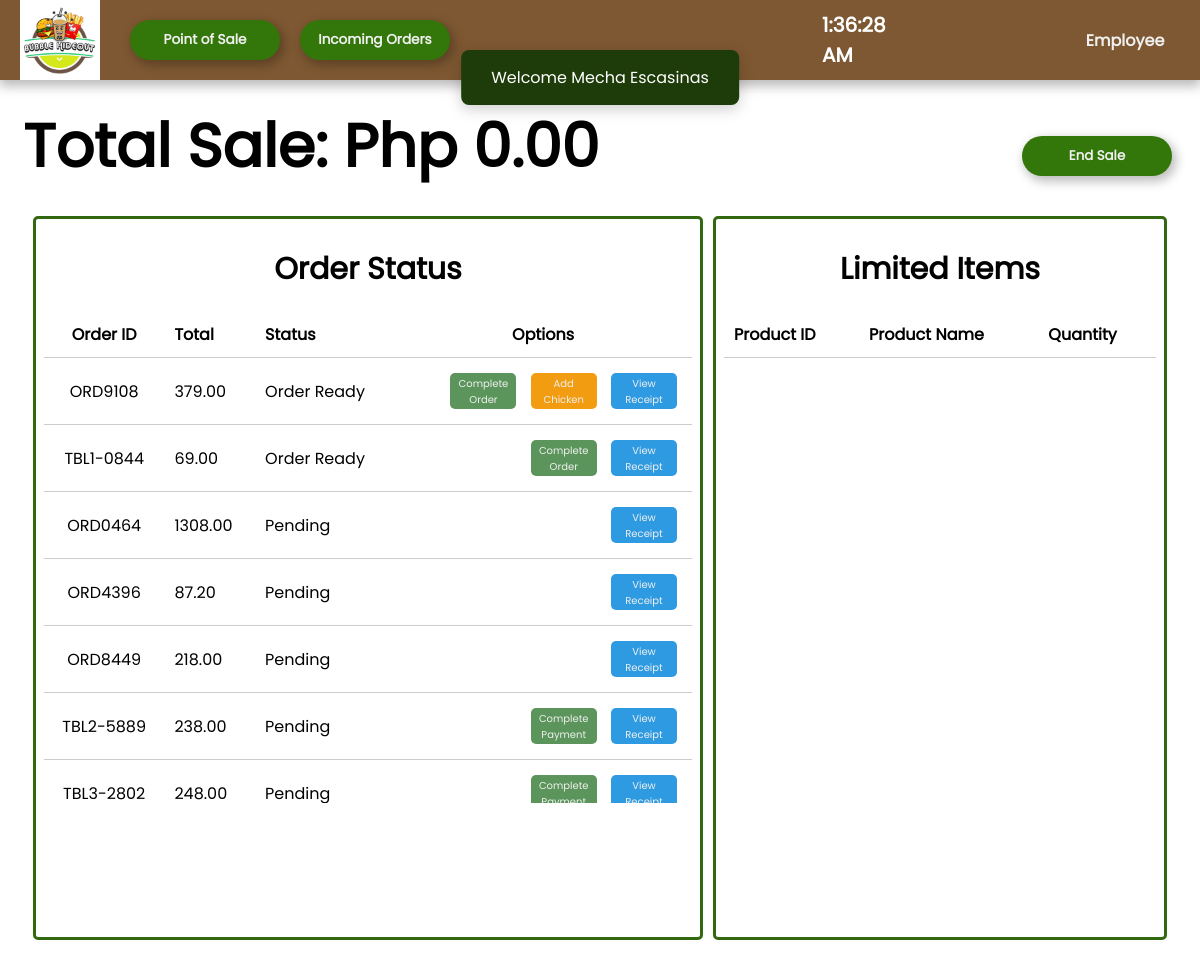
The page /api/interface/homepage.php (signed in) on the database its author committed.
### tables this page shows
CREATE TABLE `accounts` (
  `ACC_ID` int(11) NOT NULL,
  `FNAME` varchar(50) DEFAULT NULL,
  `LNAME` varchar(50) DEFAULT NULL,
  `ROLE` varchar(10) NOT NULL,
  `STATUS` varchar(20) NOT NULL,
  `EMAIL` varchar(50) DEFAULT NULL,
  `ORIG_PASS` varchar(60) NOT NULL,
  `PASS` varchar(255) DEFAULT NULL,
  `CNTC_NUM` varchar(15) DEFAULT NULL,
  `BDAY` date DEFAULT NULL
);

CREATE TABLE `customer_orders` (
  `id` int(11) NOT NULL,
  `order_id` varchar(50) NOT NULL,
  `order_type` enum('dine_in','takeout','delivery') NOT NULL,
  `total` decimal(10,2) NOT NULL,
  `discount` decimal(10,2) NOT NULL,
  `discount_type` varchar(50) DEFAULT NULL,
  `amount_paid` decimal(10,2) NOT NULL,
  `status` enum('Pending','Confirmed','Preparing','Order Ready','Completed','cancelled') DEFAULT 'Pending',
  `created_at` timestamp NULL DEFAULT CURRENT_TIMESTAMP,
  `updated_at` timestamp NOT NULL DEFAULT current_timestamp() ON UPDATE current_timestamp()
);

### api/interface/homepage.php (the view, shortened to what this page needs)
<?php
include "db_conn.php";
$connection = $conn;
global $total;
if (isset($_SESSION['ACC_ID']) && isset($_SESSION['EMAIL'])) {
    $sql = "SELECT fname, lname FROM accounts WHERE ACC_ID = " . $_SESSION['ACC_ID'];
    $result = $connection->query($sql);
    if($result && $result->num_rows > 0) {
        $user = $result->fetch_assoc();
        $fname = htmlspecialchars($user['fname']);
        $lname = htmlspecialchars($user['lname']);
        $full_name = $fname . " " . $lname;
    } else {
        $full_name = "Employee";
    }
?>
  <!DOCTYPE html>
  <html lang="en">
  <head>
    <link rel="stylesheet" href="/fonts/fonts.css">
  </head>
  <body>
      <div id="welcome-notification" class="welcome-float">
            <p>Welcome <?php echo $full_name; ?></p>
        </div>
    <div class="a">
    </div>
    <div class="navbar">
      <div style="position: relative; width: 20px; left: 30px; display: flex; align-items: center;"></div>
      <div class="logo"><img src="/media/BUBBLE.jpg" width="80px"></div>
      <div class="buttons">
        <form action="/pointofsale/indeck.php"><button type="submit" class="btn"> Point of Sale </button></form>
        <form action="/pointofsale/order_screen.php"><button type="submit" class="btn"> Incoming Orders </button>
        </form>
      </div>
    </div>
    <div class="navbar-right">
      <div id="clock" class="clock"></div>
      <div class="dropdown">
        <button onclick="myFunction()" class="dropbtn">Employee</button>
      </div>
      <div style="position: relative; width: 20px; right: 30px; display: flex; align-items: center;"></div>
    </div>
    <br>
    <div class="main">
      <div class="sales-summary">
        <h1 style="font-size: 60px;">Total Sale: Php <?php echo '' . number_format($total, 2, '.', ','); ?></h1>
        <form action="/interface/get_sales.php?id="><button type="submit" class="btn-endsale"> End Sale </button>
        </form>
      </div>
      <div class="sales-bottom">
        <div class="flex-container">
          <div class="item1">
            <center>
              <h1 style="font-size: 30px; margin: 20px;">Order Status</h1>
            </center>
            <div class="scroll">
              <table class="table table-bordered table-striped">
                <thead>
                  <tr>
                    <th>
                      <center>Order ID</center>
                    </th>
                    <th>Total</th>
                    <th>Status</th>
                    <th>
                      <center>
                        Options
                      </center>
                    </th>
                  </tr>
                </thead>
                <tbody>
                  <?php
                  $connection = $conn;
                  $sql_returned_goods = "
                                                SELECT co.*,
                                                IF(GROUP_CONCAT(coi.menu_item_id) LIKE '%UNLICHICKENWINGS%', 'UNLICHICKENWINGS', coi.menu_item_id) as menu_item_id
                                                FROM customer_orders AS co
                                                JOIN customer_order_items AS coi ON coi.order_id = co.order_id
                                                WHERE co.status IN ('Order Ready', 'Pending')
                                                GROUP BY co.order_id
                                                ORDER BY co.status DESC
                                                                                            ";
                  $result_returned_goods = $connection->query($sql_returned_goods);
                  while ($row = $result_returned_goods->fetch_assoc()) {
                    if ($row['menu_item_id'] == 'UNLICHICKENWINGS' && substr($row['order_id'], 0, 3) == 'ORD') {
                     if($row['status'] == 'Order Ready'){
                          echo "
                                <tr>
                                    <td><center>{$row['order_id']}</center></td>
                                    <td>{$row['total']}</td>
                                    <td>{$row['status']}</td>
                                    <td id='right'>
                                    <a class='btn-edita' style='display:inline-block; width:60px; height: 30px; font-size: 10px;' data-id='$row[order_id]' onclick='confirmDel(this)'>Complete Order</a>
                                    <a class='btn-edita' style='display:inline-block; width:60px; height: 30px; font-size: 10px;' data-id='$row[order_id]' onclick='openModal(this)' id='chicken'>Add Chicken</a>
                                    <a class='btn-edita' style='display:inline-block; width:60px; height: 30px; font-size: 10px;' href='/pointofsale/view_receipt_home.php?order_id=$row[order_id]' id='viewRec'>View Receipt</a>
                                    </td>
                                </tr>
                                ";
                     }
                    }
                    else if (substr($row['order_id'], 0, 3) == 'TBL') {
                      if ($row['menu_item_id'] == 'UNLICHICKENWINGS') {
                       if($row['status'] == 'Order Ready' && $row['amount_paid'] !== '0.00') {
                            echo "
                                    <tr>
                                        <td><center>{$row['order_id']}</center></td>
                                        <td>{$row['total']}</td>
                                        <td>{$row['status']}</td>
                                        <td id='right'>
                                        <a class='btn-edita' style='display:inline-block; width:60px; height: 30px; font-size: 10px;' data-id='$row[order_id]' onclick='confirmDel(this)'>Complete Order</a>
                                        <a class='btn-edita' style='display:inline-block; width:60px; height: 30px; font-size: 10px;' data-id='$row[order_id]' onclick='openModal(this)' id='chicken'>Add Chicken</a>
                                        <a class='btn-edita' style='display:inline-block; width:60px; height: 30px; font-size: 10px;' href='/pointofsale/view_receipt_home.php?order_id=$row[order_id]' id='viewRec'>View Receipt</a>
                                        </td>
                                    </tr>
                                    ";
                       }
                       else {
                            echo "
                                    <tr>
                                        <td><center>{$row['order_id']}</center></td>
                                        <td>{$row['total']}</td>
                                        <td>{$row['status']}</td>
                                        <td id='right'>
                                        <a class='btn-edita' style='display:inline-block; width:60px; height: 30px; font-size: 10px;' data-id='$row[order_id]' onclick='confirmPay(this)'>Complete Payment</a>
                                        <a class='btn-edita' style='display:inline-block; width:60px; height: 30px; font-size: 10px;' data-id='$row[order_id]' onclick='openModal(this)' id='chicken'>Add Chicken</a>
                                        <a class='btn-edita' style='display:inline-block; width:60px; height: 30px; font-size: 10px;' href='/pointofsale/view_receipt_home.php?order_id=$row[order_id]' id='viewRec'>View Receipt</a>
                                        </td>
                                    </tr>
                                    ";
                       }
                      }
                      else {
                          if ($row['status'] == 'Order Ready' && $row['amount_paid'] !== '0.00'){
                              echo "
                                    <tr>
                                        <td><center>{$row['order_id']}</center></td>
                                        <td>{$row['total']}</td>
                                        <td>{$row['status']}</td>
                                        <td id='right'>
                                        <a class='btn-edita' style='display:inline-block; width:60px; height: 30px; font-size: 10px;' data-id='$row[order_id]' onclick='confirmDel(this)'>Complete Order</a>
                                        <a class='btn-edita' style='display:inline-block; width:60px; height: 30px; font-size: 10px;' href='/pointofsale/view_receipt_home.php?order_id=$row[order_id]'id='viewRec'>View Receipt</a>
                                        </td>
                                    </tr>
                                    ";
                          }
                          else{
                              echo "
                                    <tr>
                                        <td><center>{$row['order_id']}</center></td>
                                        <td>{$row['total']}</td>
                                        <td>{$row['status']}</td>
                                        <td id='right'>
                                        <a class='btn-edita' style='display:inline-block; width:60px; height: 30px; font-size: 10px;' data-id='$row[order_id]' onclick='confirmPay(this)'>Complete Payment</a>
                                        <a class='btn-edita' style='display:inline-block; width:60px; height: 30px; font-size: 10px;' href='/pointofsale/view_receipt_home.php?order_id=$row[order_id]'id='viewRec'>View Receipt</a>
                                        </td>
                                    </tr>
                                    ";
                          }
                      }
                    }
                    else {
                        if ($row['status'] == 'Order Ready'){
                             echo "
                                <tr>
                                    <td><center>{$row['order_id']}</center></td>
                                    <td>{$row['total']}</td>
                                    <td>{$row['status']}</td>
                                    <td id='right'>
                                    <a class='btn-edita' style='display:inline-block; width:60px; height: 30px; font-size: 10px;' data-id='$row[order_id]' onclick='confirmDel(this)'>Complete Order</a>
                                    <a class='btn-edita' style='display:inline-block; width:60px; height: 30px; font-size: 10px;' href='/pointofsale/view_receipt_home.php?order_id=$row[order_id]' id='viewRec'>View Receipt</a>
                                    </td>
                                </tr>
                                ";
                        }
                        else {
                             echo "
                                <tr>
                                    <td><center>{$row['order_id']}</center></td>
                                    <td>{$row['total']}</td>
                                    <td>{$row['status']}</td>
                                    <td id='right'>
                                    <a class='btn-edita' style='display:inline-block; width:60px; height: 30px; font-size: 10px;' href='/pointofsale/view_receipt_home.php?order_id=$row[order_id]' id='viewRec'>View Receipt</a>
                                    </td>
                                </tr>
                                ";
                        }
                    }
                  }
                  ?>
                </tbody>
              </table>
            </div>
          </div>
          <div class="item2">
            <center>
              <h1 style="font-size: 30px; margin: 20px;">Limited Items</h1>
            </center>
            <div class="scroll">
              <table class="table table-bordered table-striped">
                <thead>
                  <tr>
                    <th>Product ID</th>
                    <th>Product Name</th>
                    <th>Quantity</th>
                  </tr>
                </thead>
              </table>
            </div>
          </div>
        </div>
  </body>
  </html>
  <?php
} else {
  header("Location: login.php");
  exit();
}

### api/interface/homepage.php (style rules this page uses)
.navbar { background-color: #7e5832; width: 100%; height: 80px; position: absolute; top: 0; left: 0; z-index: 10px; box-shadow: 0px 5px 11px 1px rgba(0, 0, 0, 0.28); display: flex; justify-content: left; }
.navbar-right { width: 50%; height: 80px; position: absolute; top: 0; right: 0; z-index: 11; display: flex; justify-content: right; }
.buttons { position: relative; width: 330px; left: 30px; display: flex; justify-content: left; gap: 20px; align-items: center; }
.btn { font-family: Poppins; font-weight: bold; color: #f0f0f0; box-shadow: 3px 4px 11px 1px rgba(0, 0, 0, 0.28); height: 40px; width: 150px; font-size: 0.85rem; background-color: #337609; border: none; border-radius: 25px; transition: 0.5s; }
.btn-endsale { position: absolute; font-family: Poppins; font-weight: bold; color: #f0f0f0; box-shadow: 3px 4px 11px 1px rgba(0, 0, 0, 0.28); height: 40px; width: 150px; right: 20px; bottom: 30px; background-color: #337609; border: none; border-radius: 25px; transition: 0.5s; }
.dropbtn { background-color: transparent; color: #f0f0f0; padding: 16px; font-size: 16px; border: none; cursor: pointer; font-family: Poppins; font-weight: bolder; }
.dropdown { position: relative; width: 490px; display: flex; justify-content: right; }
.main { position: relative; width: 100%; height: 80vh; top: 60px; display: flex; flex-direction: column; }
h1 { margin: 5px; }
.sales-summary { position: relative; padding: 10px; display: flex; justify-content: left; align-items: center; }
.sales-bottom { position: relative; height: 100%; padding: 10px; display: flex; justify-content: space-evenly; align-items: center; }
.scroll { overflow: scroll; overflow-x: hidden; height: 300px; }
th, td { padding: 10px; }
table { position: relative; width: 100%; margin: auto; border-collapse: collapse; }
tr { position: relative; border-bottom: 1px solid #ccc; padding: 20px; margin: 5px; }
th { text-align: left; }
.a { position: fixed; width: 10%; height: 10%; z-index: 15; left: 25%; top: 30%; }
.scroll { overflow: scroll; overflow-x: hidden; height: 70%; }
h1, h2, h3 { font-size: 80px; }
.clock { font-size: 20px; color: white; font-weight: bold; font-family: Poppins; position: relative; width: auto; left: 37%; display: flex; align-items: center; }
.flex-container { display: flex; justify-content: center; flex-direction: row; flex-wrap: nowrap; align-content: stretch; height: 100%; width: 100%; padding: 15px; gap: 10px; }
.flex-container>div { background: white; border: 3px solid #326810; border-radius: 5px; padding: 8px; }
.item1 { order: 1; width: 60%; }
.item2 { order: 2; width: 40%; }
.btn-edita { text-decoration: none; text-align: center; position: relative; background-color: rgb(91, 149, 91); padding: 3px; border-radius: 5px; color: #f0f0f0; border-color: transparent; margin: 5px; font-family: Poppins; cursor: pointer; }
#right { text-align: right; }
#chicken { background-color: #f29c11; }
#viewRec { background-color: #2e9ae1; }
.welcome-float { position: fixed; top: 50px; left: 50%; transform: translateX(-50%); background-color: #1d3c09; color: white; padding: 15px 30px; border-radius: 8px; box-shadow: 0 4px 15px rgba(0, 0, 0, 0.2); z-index: 9999; font-size: 16px; font-weight: 500; animation: fadeOut 5s ease-in-out forwards; }
.welcome-float p { margin: 0; padding: 0; }

### rows shown on the page
accounts: full_name "Mecha Escasinas"
customer_orders: order "ORD9108", total "379.00", status "Order Ready"
customer_orders: order "TBL1-0844", total "69.00", status "Order Ready"
customer_orders: order "ORD0464", total "1308.00", status "Pending"
customer_orders: order "ORD4396", total "87.20", status "Pending"
customer_orders: order "ORD8449", total "218.00", status "Pending"
customer_orders: order "TBL2-5889", total "238.00", status "Pending"
customer_orders: order "TBL3-2802", total "248.00", status "Pending"

### other values the page prints
$total "0.00"
